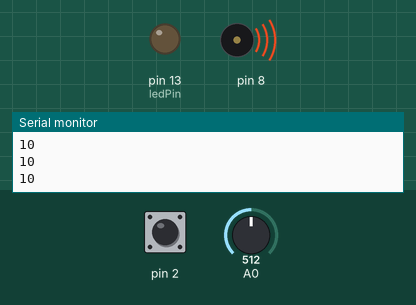
Recording of a sketch running on a simulated Arduino Uno, built with avr-gcc and run on an emulated ATmega328P. On the bench: output pins drawn as LEDs (lit = HIGH), buzzer (waves = sounding), the last lines printed to the serial monitor. Inputs (shaded band) come from the test bench; at power-on: pin 2 HIGH, A0 = 512. Pins used as bus, display or sensor lines are not drawn.

Above: at 6.2 s.
6.3 s: pin 2 pulled LOW for 0.15 s
At 6.48 s:
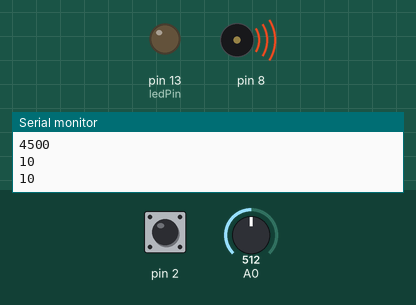
8.1 s: pin 2 pulled LOW for 3.2 s
At 8.6 s:
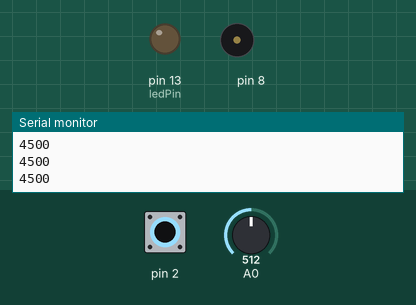
Timing chart, 0 to 12.8 s (numbered marks = the images above; inputs shaded):
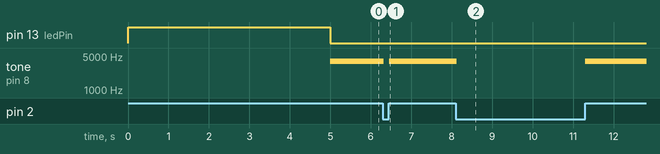

The sketch:

CapacitiveTheremin.ino
```cpp
#include <CapacitiveSensor.h>


const int loT = 8;
const int hiT = 100;

int sensorVal;
int sensorLow = hiT;
int sensorHigh = loT;


CapacitiveSensor capSensor = CapacitiveSensor(4, 2);

int ledPin = 13;

void setup() {
  pinMode(ledPin, OUTPUT);
  digitalWrite(ledPin, HIGH);
  while (millis() < 5000) {
    sensorVal = analogRead(A0);
    if (sensorVal > sensorHigh && sensorVal < hiT) {
      sensorHigh = sensorVal;
    }
    if (sensorVal < sensorLow && sensorVal > loT) {
      sensorLow = sensorVal;
    }
  }
  digitalWrite(ledPin, LOW);

  Serial.begin(9600);
}

void loop() {

  sensorVal = capSensor.capacitiveSensor(30);
  Serial.println(sensorVal);

  if (sensorVal > loT && sensorVal < hiT) {

    int pitch = map(sensorVal, sensorLow, sensorHigh, 50, 4000);

    noTone(8);
    tone(8, pitch, 20);
    digitalWrite(8, HIGH);

  } else {
    noTone(8);
    digitalWrite(8, LOW);
  }

  delay(10);

}
```

Measured:
- after the input at 6.3 s, tone on pin 8: 3914 Hz → silent at once, → 3914 Hz 0.15 s later
- after the input at 8.1 s, tone on pin 8: 3914 Hz → silent at once, → 3914 Hz 3.2 s later
